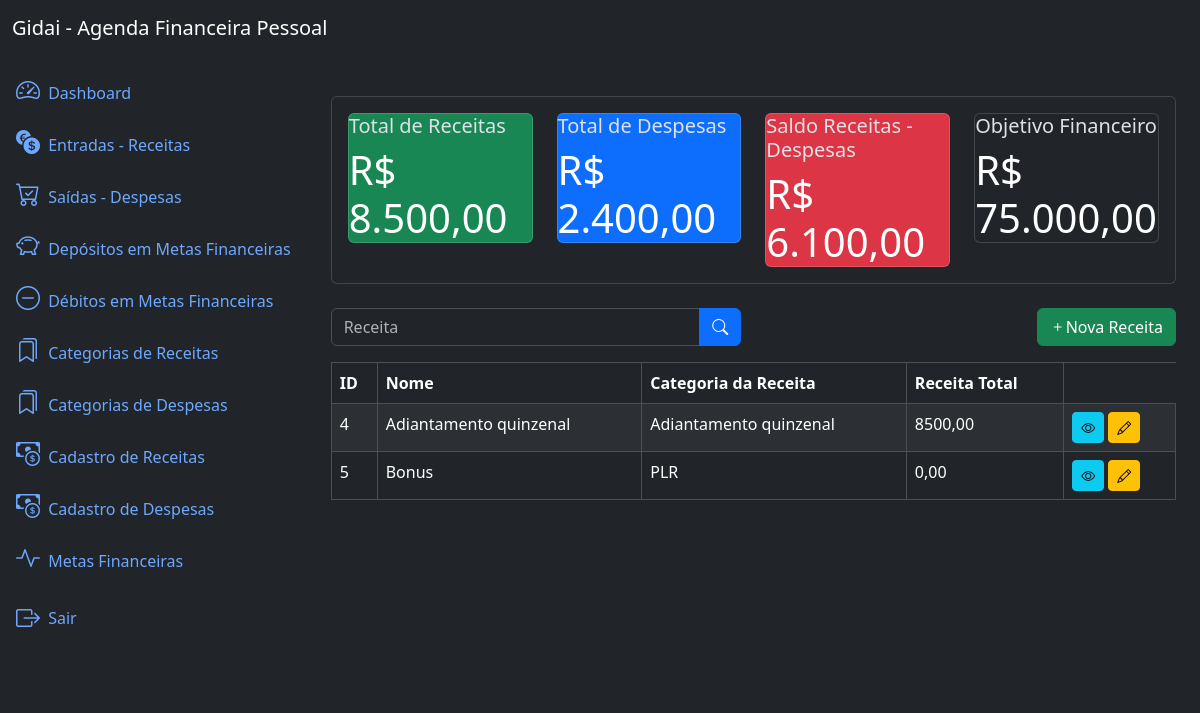
Page /revenues/list/ (signed in) on the earlier database version.
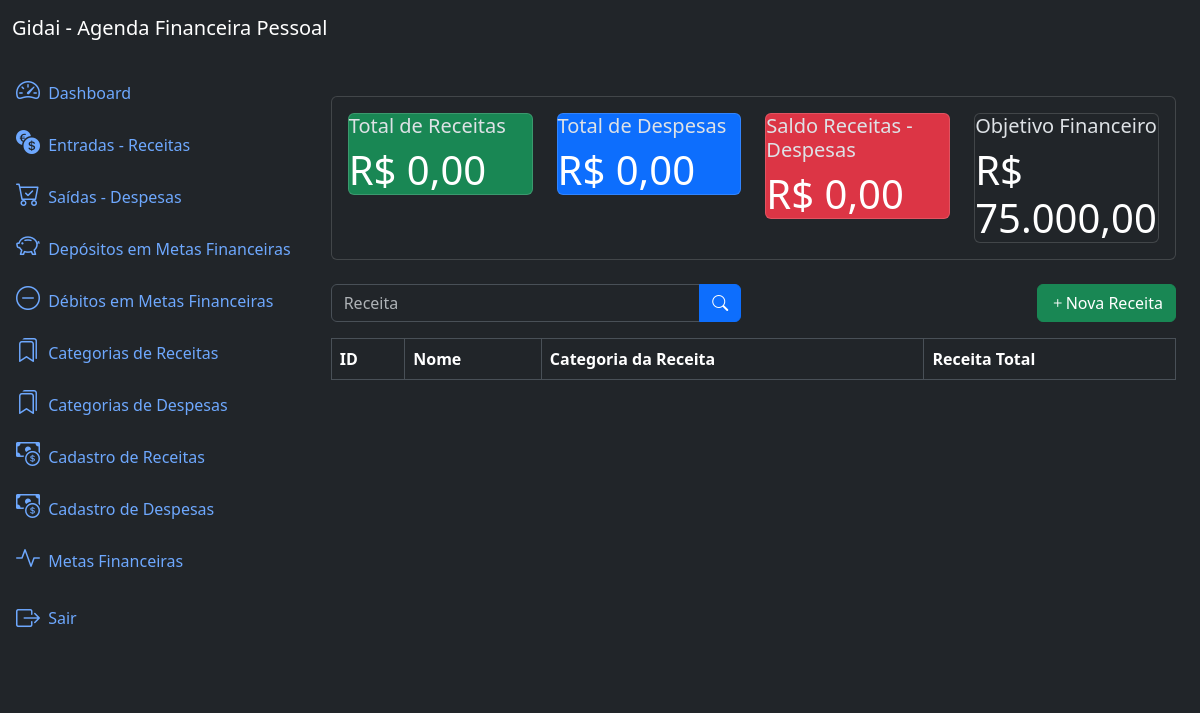
Same page on the later database version.
### revenues/models.py (models this page shows, shortened)
class Revenue(models.Model):
    name = models.CharField(max_length=200)
    type = models.ForeignKey(Category, on_delete=models.PROTECT, related_name='revenues')
    value = models.DecimalField(max_digits=20, decimal_places=2, default=0.00)
    created_at = models.DateField(auto_now_add=True)
    updated_at = models.DateField(auto_now=True)
    class Meta:
        ordering = ['name']

### categories/models.py (models this page shows)
class Category(models.Model):
    name = models.CharField(max_length=150)
    description = models.TextField(blank=True, null=True)
    created_at = models.DateField(auto_now_add=True)
    updated_at = models.DateField(auto_now=True)
    class Meta:
        ordering = ['name']
    def __str__(self):
        return self.name

### revenues/views.py (the view)
# urls.py: path('revenues/list/', views.RevenueListView.as_view(), name='revenue_list'), # a utilização do name aqui, serve por exemplo para ser usada no HTML no método de busca
class RevenueListView(LoginRequiredMixin, ListView):
    model = models.Revenue
    template_name = 'revenue_list.html'
    context_object_name ='revenues'
    paginate_by = 10
    def get_queryset(self):
        queryset = super().get_queryset()
        name = self.request.GET.get('name')
        if name:
            queryset = queryset.filter(name__icontains=name)
        return queryset
    def get_context_data(self, **kwargs):
        context = super().get_context_data(**kwargs)
        context['revenue_metrics'] = metrics.get_revenue_metrics()
        return context

### app/metrics.py (called while the page is built)
def get_revenue_metrics():
    revenues = Revenue.objects.all()
    expenses = Expense.objects.all()
    goals    = Goal.objects.all()
    total_revenue = sum(revenue.value for revenue in revenues)
    total_expense = sum(expense.value for expense in expenses)
    balance = total_revenue - total_expense
    total_goal = sum(goal.goalvalue for goal in goals)
    return dict(
        total_revenue=number_format(total_revenue, decimal_pos=2, force_grouping=True),
        total_expense=number_format(total_expense, decimal_pos=2, force_grouping=True),
        balance=number_format(balance, decimal_pos=2, force_grouping=True),
        total_goal=number_format(total_goal, decimal_pos=2, force_grouping=True),
        )

### revenues/templates/revenue_list.html (shortened to what this page needs)
{% extends 'base.html'  %}
{% block content %}
{% include 'components/_revenue_metrics.html' %}
<div class="row mb-3">
    <div class="col-md-6">
        <form method="get" action="{% url 'revenue_list' %}">
            <div class="input-group">
                <input type="text" class="form-control" name="name" placeholder="Receita" value="{{ request.GET.name}}">
                <button type="submit" class="btn btn-primary">
                    <i class="bi bi-search"></i>
                </button>
            </div>
        </form>
    </div>
    <div class="col-md-6">
        <a href="{% url 'revenue_create' %}" class="btn btn-success float-end">
            <i class="bi bi-plus"></i>Nova Receita
        </a>
    </div>
</div>
<div class="table-responsive">
    <table class="table table-striped table-bordered">
        <thead class="thead-dark">
            <tr>
                <th>ID</th>
                <th>Nome</th>
                <th>Categoria da Receita</th>
                <th>Receita Total</th>
            </tr>
        </thead>
        <tbody>
            {% for revenue in revenues %}
                <tr>
                    <td> {{ revenue.id }} </td>
                    <td> {{ revenue.name }} </td>
                    <td> {{ revenue.type }} </td>
                    <td> {{ revenue.value }} </td>
                    <td>
                        <a href="{% url 'revenue_detail' revenue.id %}" class="btn btn-info btn-sm">
                            <i class="bi bi-eye"></i>
                        </a>
                        <a href="{% url 'revenue_update' revenue.id %}" class="btn btn-warning btn-sm">
                            <i class="bi bi-pencil"></i>
                        </a>
                    </td>
                </tr>
            {% endfor %}
        </tbody>
    </table>
</div>
{% endblock %}

Differences in the rows shown:
removed Revenue: id "4", name "Adiantamento quinzenal", type "Adiantamento quinzenal", value "8500,00"
removed Revenue: id "5", name "Bonus", type "PLR", value "0,00"
Other differences:
{{ revenue_metrics.total_revenue }}: "8.500,00" → "0,00"
{{ revenue_metrics.total_expense }}: "2.400,00" → "0,00"
{{ revenue_metrics.balance }}: "6.100,00" → "0,00"
